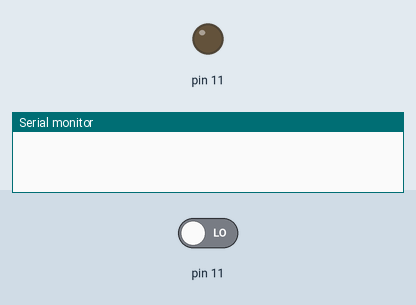
Bench run of a sketch on a simulated Arduino Uno, built with avr-gcc and run on an emulated ATmega328P. Parts: output pins drawn as LEDs (lit = HIGH), the last lines printed to the serial monitor. The inputs (shaded band) are chosen by the test bench; at power-on: pin 11 LOW.

Above: at 0.1 s.
At 0.6 s:
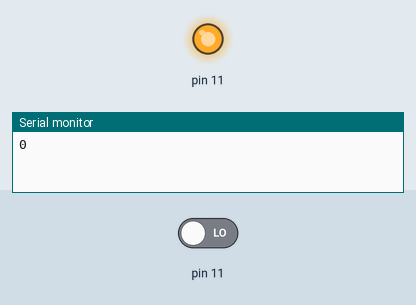
Timing chart, 0 to 2.1 s (numbered marks = the images above):
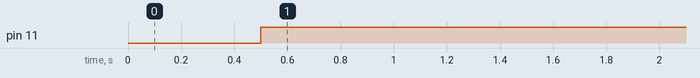

Measured:
- by itself, pin 11: LOW → HIGH at 0.50 s

The sketch:

QTI_test.ino
```cpp
void setup(){
  Serial.begin(9600);

}

void loop(){

  delay(500);
  Serial.print(RCTime(11));
  Serial.println();

}

// ______QTI____________________
long RCTime(int sensorIn) {
  long duration = 0;
  pinMode(sensorIn, OUTPUT); // Make pin OUTPUT
  digitalWrite(sensorIn, HIGH); // Pin HIGH (discharge capacitor)
  delay(1); // Wait 1ms
  pinMode(sensorIn, INPUT); // Make pin INPUT
  digitalWrite(sensorIn, LOW); // Turn off internal pullups
  while(digitalRead(sensorIn)){ // Wait for pin to go LOW
    duration++;
  }
  return duration;
}
```
